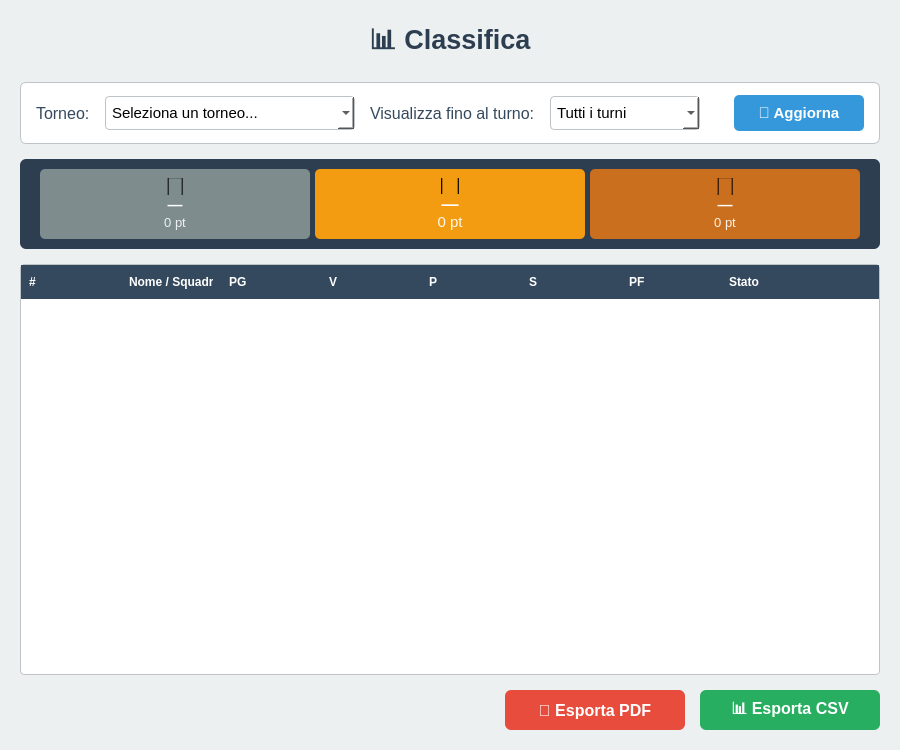
<?xml version="1.0" encoding="UTF-8"?>
<ui version="4.0">
 <class>ClassificaWidget</class>
 <widget class="QWidget" name="ClassificaWidget">
  <property name="geometry">
   <rect>
    <x>0</x>
    <y>0</y>
    <width>900</width>
    <height>750</height>
   </rect>
  </property>
  <property name="windowTitle">
   <string>Classifica</string>
  </property>
  <property name="styleSheet">
   <string>
QWidget#ClassificaWidget {
    background-color: #ecf0f1;
}
   </string>
  </property>
  <layout class="QVBoxLayout" name="verticalLayout">
   <property name="spacing">
    <number>0</number>
   </property>
   <property name="leftMargin">
    <number>0</number>
   </property>
   <property name="topMargin">
    <number>0</number>
   </property>
   <property name="rightMargin">
    <number>0</number>
   </property>
   <property name="bottomMargin">
    <number>0</number>
   </property>
   <item>
    <layout class="QVBoxLayout" name="vl_content">
     <property name="spacing">
      <number>15</number>
     </property>
     <property name="leftMargin">
      <number>20</number>
     </property>
     <property name="topMargin">
      <number>20</number>
     </property>
     <property name="rightMargin">
      <number>20</number>
     </property>
     <property name="bottomMargin">
      <number>20</number>
     </property>
     <item>
      <widget class="QLabel" name="label_title">
       <property name="text">
        <string>&lt;b&gt;&lt;span style=&quot;font-size:20pt; color:#2c3e50;&quot;&gt;📊 Classifica&lt;/span&gt;&lt;/b&gt;</string>
       </property>
       <property name="alignment">
        <set>Qt::AlignCenter</set>
       </property>
      </widget>
     </item>
     <item>
      <widget class="QFrame" name="frame_selector">
       <property name="styleSheet">
        <string>
QFrame#frame_selector {
    background-color: #ffffff;
    border: 1px solid #bdc3c7;
    border-radius: 6px;
}
QLabel { color: #34495e; font-family: Helvetica; font-size: 12pt; }
QComboBox {
    border: 1px solid #bdc3c7;
    border-radius: 4px;
    padding: 6px;
    font-family: Helvetica;
    font-size: 11pt;
    background-color: white;
}
QComboBox:focus { border: 1px solid #3498db; }
        </string>
       </property>
       <layout class="QHBoxLayout" name="hl_selector">
        <property name="spacing">
         <number>15</number>
        </property>
        <property name="leftMargin">
         <number>15</number>
        </property>
        <property name="topMargin">
         <number>12</number>
        </property>
        <property name="rightMargin">
         <number>15</number>
        </property>
        <property name="bottomMargin">
         <number>12</number>
        </property>
        <item>
         <widget class="QLabel" name="label_torneo_sel">
          <property name="text">
           <string>Torneo:</string>
          </property>
         </widget>
        </item>
        <item>
         <widget class="QComboBox" name="combo_torneo">
          <property name="minimumSize">
           <size>
            <width>250</width>
            <height>0</height>
           </size>
          </property>
          <item>
           <property name="text">
            <string>Seleziona un torneo...</string>
           </property>
          </item>
         </widget>
        </item>
        <item>
         <widget class="QLabel" name="label_turno_sel">
          <property name="text">
           <string>Visualizza fino al turno:</string>
          </property>
         </widget>
        </item>
        <item>
         <widget class="QComboBox" name="combo_turno">
          <property name="minimumSize">
           <size>
            <width>150</width>
            <height>0</height>
           </size>
          </property>
          <item>
           <property name="text">
            <string>Tutti i turni</string>
           </property>
          </item>
         </widget>
        </item>
        <item>
         <spacer>
          <property name="orientation">
           <enum>Qt::Horizontal</enum>
          </property>
          <property name="sizeHint" stdset="0">
           <size>
            <width>40</width>
            <height>20</height>
           </size>
          </property>
         </spacer>
        </item>
        <item>
         <widget class="QPushButton" name="btn_refresh">
          <property name="minimumSize">
           <size>
            <width>130</width>
            <height>36</height>
           </size>
          </property>
          <property name="styleSheet">
           <string>
QPushButton { background-color: #3498db; color: white; border-radius: 5px; font-family: Helvetica; font-size: 11pt; font-weight: bold; }
QPushButton:hover { background-color: #2980b9; }
           </string>
          </property>
          <property name="text">
           <string>🔄 Aggiorna</string>
          </property>
         </widget>
        </item>
       </layout>
      </widget>
     </item>
     <item>
      <widget class="QFrame" name="frame_podium">
       <property name="minimumSize">
        <size>
         <width>0</width>
         <height>90</height>
        </size>
       </property>
       <property name="maximumSize">
        <size>
         <width>16777215</width>
         <height>90</height>
        </size>
       </property>
       <property name="styleSheet">
        <string>
QFrame#frame_podium {
    background-color: #2c3e50;
    border-radius: 6px;
}
QLabel { font-family: Helvetica; }
        </string>
       </property>
       <layout class="QHBoxLayout" name="hl_podium">
        <property name="spacing">
         <number>5</number>
        </property>
        <property name="leftMargin">
         <number>20</number>
        </property>
        <property name="topMargin">
         <number>10</number>
        </property>
        <property name="rightMargin">
         <number>20</number>
        </property>
        <property name="bottomMargin">
         <number>10</number>
        </property>
        <item>
         <widget class="QFrame" name="frame_2nd">
          <property name="styleSheet">
           <string>QFrame#frame_2nd { background-color: #7f8c8d; border-radius: 5px; }</string>
          </property>
          <layout class="QVBoxLayout" name="vl_2nd">
           <property name="spacing">
            <number>2</number>
           </property>
           <item>
            <widget class="QLabel" name="label_2nd_medal">
             <property name="styleSheet">
              <string>QLabel { font-size: 20pt; }</string>
             </property>
             <property name="text">
              <string>🥈</string>
             </property>
             <property name="alignment">
              <set>Qt::AlignCenter</set>
             </property>
            </widget>
           </item>
           <item>
            <widget class="QLabel" name="label_2nd_name">
             <property name="styleSheet">
              <string>QLabel { color: white; font-size: 11pt; font-weight: bold; }</string>
             </property>
             <property name="text">
              <string>—</string>
             </property>
             <property name="alignment">
              <set>Qt::AlignCenter</set>
             </property>
            </widget>
           </item>
           <item>
            <widget class="QLabel" name="label_2nd_score">
             <property name="styleSheet">
              <string>QLabel { color: #ecf0f1; font-size: 10pt; }</string>
             </property>
             <property name="text">
              <string>0 pt</string>
             </property>
             <property name="alignment">
              <set>Qt::AlignCenter</set>
             </property>
            </widget>
           </item>
          </layout>
         </widget>
        </item>
        <item>
         <widget class="QFrame" name="frame_1st">
          <property name="styleSheet">
           <string>QFrame#frame_1st { background-color: #f39c12; border-radius: 5px; }</string>
          </property>
          <layout class="QVBoxLayout" name="vl_1st">
           <property name="spacing">
            <number>2</number>
           </property>
           <item>
            <widget class="QLabel" name="label_1st_medal">
             <property name="styleSheet">
              <string>QLabel { font-size: 24pt; }</string>
             </property>
             <property name="text">
              <string>🥇</string>
             </property>
             <property name="alignment">
              <set>Qt::AlignCenter</set>
             </property>
            </widget>
           </item>
           <item>
            <widget class="QLabel" name="label_1st_name">
             <property name="styleSheet">
              <string>QLabel { color: white; font-size: 13pt; font-weight: bold; }</string>
             </property>
             <property name="text">
              <string>—</string>
             </property>
             <property name="alignment">
              <set>Qt::AlignCenter</set>
             </property>
            </widget>
           </item>
           <item>
            <widget class="QLabel" name="label_1st_score">
             <property name="styleSheet">
              <string>QLabel { color: #fef9e7; font-size: 11pt; }</string>
             </property>
             <property name="text">
              <string>0 pt</string>
             </property>
             <property name="alignment">
              <set>Qt::AlignCenter</set>
             </property>
            </widget>
           </item>
          </layout>
         </widget>
        </item>
        <item>
         <widget class="QFrame" name="frame_3rd">
          <property name="styleSheet">
           <string>QFrame#frame_3rd { background-color: #ca6f1e; border-radius: 5px; }</string>
          </property>
          <layout class="QVBoxLayout" name="vl_3rd">
           <property name="spacing">
            <number>2</number>
           </property>
           <item>
            <widget class="QLabel" name="label_3rd_medal">
             <property name="styleSheet">
              <string>QLabel { font-size: 20pt; }</string>
             </property>
             <property name="text">
              <string>🥉</string>
             </property>
             <property name="alignment">
              <set>Qt::AlignCenter</set>
             </property>
            </widget>
           </item>
           <item>
            <widget class="QLabel" name="label_3rd_name">
             <property name="styleSheet">
              <string>QLabel { color: white; font-size: 11pt; font-weight: bold; }</string>
             </property>
             <property name="text">
              <string>—</string>
             </property>
             <property name="alignment">
              <set>Qt::AlignCenter</set>
             </property>
            </widget>
           </item>
           <item>
            <widget class="QLabel" name="label_3rd_score">
             <property name="styleSheet">
              <string>QLabel { color: #fdf2e9; font-size: 10pt; }</string>
             </property>
             <property name="text">
              <string>0 pt</string>
             </property>
             <property name="alignment">
              <set>Qt::AlignCenter</set>
             </property>
            </widget>
           </item>
          </layout>
         </widget>
        </item>
       </layout>
      </widget>
     </item>
     <item>
      <widget class="QTreeWidget" name="classifica_tree">
       <property name="font">
        <font>
         <family>Helvetica</family>
         <pointsize>10</pointsize>
        </font>
       </property>
       <property name="styleSheet">
        <string>
QTreeWidget {
    background-color: white;
    border: 1px solid #bdc3c7;
    border-radius: 4px;
}
QTreeWidget::item { padding: 5px; }
QTreeWidget::item:selected {
    background-color: #3498db;
    color: white;
}
QHeaderView::section {
    background-color: #34495e;
    color: white;
    font-weight: bold;
    padding: 8px;
    border: none;
}
        </string>
       </property>
       <property name="alternatingRowColors">
        <bool>true</bool>
       </property>
       <property name="selectionMode">
        <enum>QAbstractItemView::SingleSelection</enum>
       </property>
       <property name="selectionBehavior">
        <enum>QAbstractItemView::SelectRows</enum>
       </property>
       <property name="rootIsDecorated">
        <bool>false</bool>
       </property>
       <column>
        <property name="text">
         <string>#</string>
        </property>
       </column>
       <column>
        <property name="text">
         <string>Nome / Squadra</string>
        </property>
       </column>
       <column>
        <property name="text">
         <string>PG</string>
        </property>
       </column>
       <column>
        <property name="text">
         <string>V</string>
        </property>
       </column>
       <column>
        <property name="text">
         <string>P</string>
        </property>
       </column>
       <column>
        <property name="text">
         <string>S</string>
        </property>
       </column>
       <column>
        <property name="text">
         <string>PF</string>
        </property>
       </column>
       <column>
        <property name="text">
         <string>Stato</string>
        </property>
       </column>
      </widget>
     </item>
     <item>
      <layout class="QHBoxLayout" name="hl_export">
       <property name="spacing">
        <number>15</number>
       </property>
       <item>
        <spacer>
         <property name="orientation">
          <enum>Qt::Horizontal</enum>
         </property>
         <property name="sizeHint" stdset="0">
          <size>
           <width>40</width>
           <height>20</height>
          </size>
         </property>
        </spacer>
       </item>
       <item>
        <widget class="QPushButton" name="btn_export_pdf">
         <property name="minimumSize">
          <size>
           <width>180</width>
           <height>40</height>
          </size>
         </property>
         <property name="styleSheet">
          <string>
QPushButton { background-color: #e74c3c; color: white; border-radius: 6px; font-family: Helvetica; font-size: 12pt; font-weight: bold; }
QPushButton:hover { background-color: #c0392b; }
          </string>
         </property>
         <property name="text">
          <string>📄 Esporta PDF</string>
         </property>
        </widget>
       </item>
       <item>
        <widget class="QPushButton" name="btn_export_csv">
         <property name="minimumSize">
          <size>
           <width>180</width>
           <height>40</height>
          </size>
         </property>
         <property name="styleSheet">
          <string>
QPushButton { background-color: #27ae60; color: white; border-radius: 6px; font-family: Helvetica; font-size: 12pt; font-weight: bold; }
QPushButton:hover { background-color: #1e8449; }
          </string>
         </property>
         <property name="text">
          <string>📊 Esporta CSV</string>
         </property>
        </widget>
       </item>
      </layout>
     </item>
    </layout>
   </item>
  </layout>
 </widget>
 <resources/>
 <connections/>
</ui>
